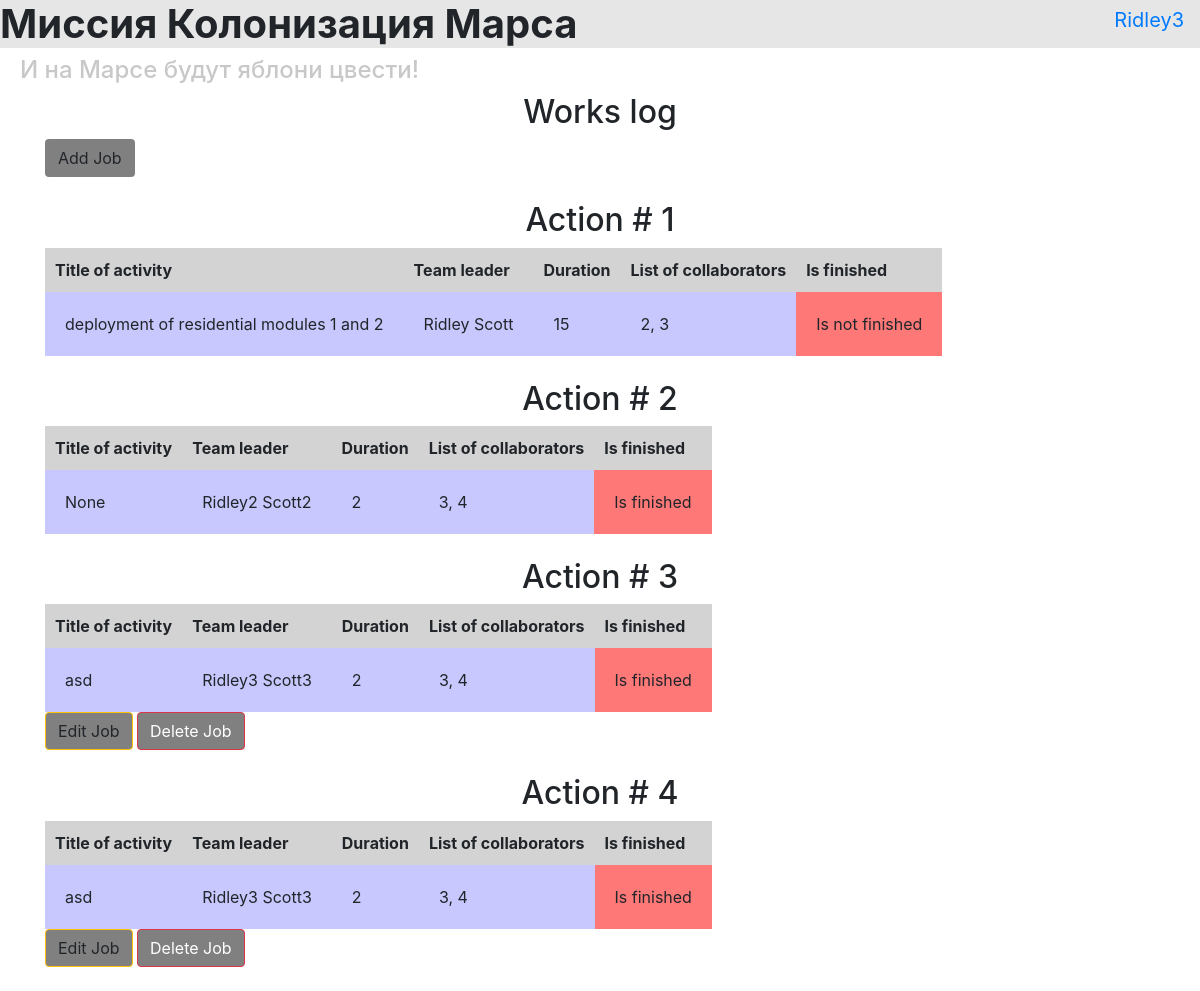
Screenshot of /table (signed in) with the database file from the repository.
### data/users.py (models this page shows, shortened)
class User(SqlAlchemyBase, UserMixin):
    __tablename__ = 'users'
    id = sqlalchemy.Column(sqlalchemy.Integer, primary_key=True, autoincrement=True)
    surname = sqlalchemy.Column(sqlalchemy.String, nullable=True)
    name = sqlalchemy.Column(sqlalchemy.String, nullable=True)
    age = sqlalchemy.Column(sqlalchemy.Integer, nullable=True)
    position = sqlalchemy.Column(sqlalchemy.String, nullable=True)
    speciality = sqlalchemy.Column(sqlalchemy.String, nullable=True)
    address = sqlalchemy.Column(sqlalchemy.String, nullable=True)
    email = sqlalchemy.Column(sqlalchemy.String, index=True, unique=True, nullable=True)
    hashed_password = sqlalchemy.Column(sqlalchemy.String, nullable=True)
    modified_date = sqlalchemy.Column(sqlalchemy.DateTime, default=datetime.datetime.now)
    news = orm.relationship("News", back_populates='user')

### data/jobs.py (models this page shows, shortened)
class Jobs(SqlAlchemyBase):
    __tablename__ = 'jobs'
    id = sqlalchemy.Column(sqlalchemy.Integer,
                           primary_key=True, autoincrement=True)
    team_leader = sqlalchemy.Column(sqlalchemy.Integer, sqlalchemy.ForeignKey("users.id"))   #
    job = sqlalchemy.Column(sqlalchemy.String, nullable=True)
    about = sqlalchemy.Column(sqlalchemy.String, nullable=True)
    work_size = sqlalchemy.Column(sqlalchemy.Integer, nullable=True)
    collaborators = sqlalchemy.Column(sqlalchemy.String, nullable=True)
    start_date = sqlalchemy.Column(sqlalchemy.DateTime, default=datetime.datetime.now, nullable=True)
    end_date = sqlalchemy.Column(sqlalchemy.DateTime, nullable=True)
    is_finished = sqlalchemy.Column(sqlalchemy.Boolean, default=False, nullable=True)
    team_leader_as_object = orm.relationship('User')

### main.py (the view)
@app.route("/")
@app.route('/table')
def table():
    jobs_and_leaders = [(job, db_sess.query(User).filter(User.id == int(job.team_leader)).first())
                        for job in db_sess.query(Jobs).all()]
    return render_template('table.html', jobs_and_leaders=jobs_and_leaders)

### main.py (called while the page is built)
@login_manager.user_loader
def load_user(user_id):
    return db_sess.query(User).get(user_id)

### templates/table.html
{% extends "base.html" %}
{% block content %}
<h2>Works log</h2>
<div>
  <a href="/job" class="btn">
      Add Job
  </a>
</div>
<br>
{% for job, team_leader in jobs_and_leaders %}
  <h2 style="text-align: center">Action # {{ loop.index }}</h2>
  <table class="my-table">
    <thead>
      <tr>
        <th>Title of activity</th>
        <th>Team leader</th>
        <th>Duration</th>
        <th>List of collaborators</th>
        <th>Is finished</th>
      </tr>
    </thead>
    <tbody>
      <tr>
        <td>{{ job.job }}</td>
        <td>{{ team_leader.name }} {{ team_leader.surname }}</td>
        <td>{{ job.work_size }}</td>
        <td>{{ job.collaborators }}</td>
        {% if job.is_finished == True %}
          <td style="background-color: rgb(255, 120, 120);">Is finished</td>
        {% else %}
          <td style="background-color: rgb(255, 120, 120);">Is not finished</td>
        {% endif %}
      </tr>
    </tbody>
  </table>
  {% if current_user.is_authenticated and (current_user == team_leader or current_user.id == 1) %}
    <div>
        <a href="/job/{{ job.id }}" class="btn btn-warning">
            Edit Job
        </a>
        <a href="/job_delete/{{ job.id }}" class="btn btn-danger">
            Delete Job
        </a>
    </div>
  {% endif %}
  <br>
{% endfor %}
{% endblock %}

### templates/base.html (shortened to what this page needs)
<!doctype html>
<html lang="en">
<head>
    <link rel="stylesheet"
          href="https://stackpath.bootstrapcdn.com/bootstrap/4.4.1/css/bootstrap.min.css"
>
    <link rel="stylesheet" href="{{ url_for('static', filename='style.css') }}">
</head>
<body>
<header>
    <h1 style="background-color: rgb(230, 230, 230)"><strong>Миссия Колонизация Марса</strong></h1>
    <h4 style="color: rgb(200, 200, 200)">И на Марсе будут яблони цвести!</h4>
    <nav>
    {% if current_user.is_authenticated %}
        <a class="navbar-brand" href="/logout">{{ current_user.name }}</a>
    {% else %}
        <p>
            <a class="btn btn-primary " href="/register">Зарегистрироваться</a>
            <a class="btn btn-success" href="/login">Войти</a>
        </p>
    {% endif %}
    </nav>
</header>
<main role="main" class="container">
    {% block content %}{% endblock %}
</main>
</body>
</html>

### static/style.css (style rules this page uses)
h4 { color: gray; padding-left: 20px; }
h2 { text-align: center }
.my-table { border-collapse: collapse; }
.my-table th { padding: 10px; background-color: lightgray }
.my-table td { padding: 20px; background-color: rgb(200, 200, 255) }
nav { position: absolute; top: 0; right: 0; }
.btn { background-color: gray; }

### rows the page displays
User: name "Ridley3"
Jobs: job "deployment of residential modules 1 and 2", name "Ridley", surname "Scott", work_size "15", collaborators "2, 3", is_finished "Is not finished"
Jobs: job "None", name "Ridley2", surname "Scott2", work_size "2", collaborators "3, 4", is_finished "Is finished"
Jobs: job "asd", name "Ridley3", surname "Scott3", work_size "2", collaborators "3, 4", is_finished "Is finished"
Jobs: job "asd", name "Ridley3", surname "Scott3", work_size "2", collaborators "3, 4", is_finished "Is finished"
